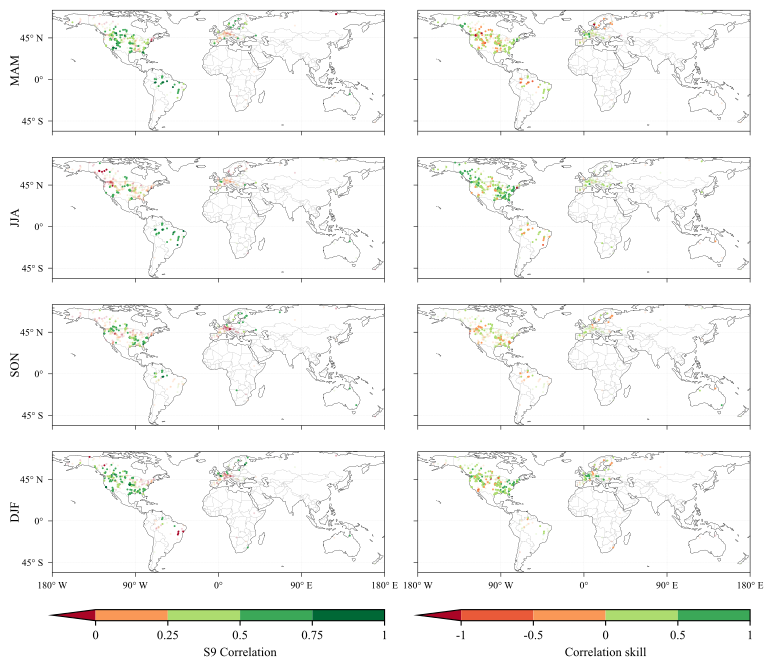

Python code for this plot:
#%% # Import libraries
import pandas as pd
import matplotlib.pyplot as plt
import cartopy.crs as ccrs
import cartopy.feature as cfeature
import numpy as np
import matplotlib.ticker as mticker
from matplotlib.colors import BoundaryNorm, ListedColormap

#%% # Automatically identify the project root directory

current_dir = Path(__file__).resolve().parent

PROJECT_ROOT = next(
    (
        parent for parent in [current_dir, *current_dir.parents]
        if all(
            (parent / folder).is_dir()
            for folder in ["raw_data", "model", "assessment", "visualization"]
        )
    ),
    None
)

if PROJECT_ROOT is None:
    raise FileNotFoundError("Project root directory not found.")

path_metadata = (
    PROJECT_ROOT / "visualization" / "fig01"
    / "stations_train_test_metadata_fig01.csv"
)
path_metrics = PROJECT_ROOT / "visualization" / "fig08" / "lt123_metrics"
path_fig = PROJECT_ROOT / "visualization" / "fig08"

init_months = ['2', '5', '8', '11']

#%%  # Station metadata: coordinates and watershed information

df_stations = pd.read_csv(path_metadata)

# Select test stations, since the assessment metrics are based on X_test
df_r2d2 = (
    df_stations.loc[
        df_stations["data_type"] == "test",
        ["station_id", "lat", "lon", "area", "station_name"]
    ]
    .rename(columns={
        "station_id": "station",
        "station_name": "name"
    })
    .copy()
)

# Check station uniqueness
if df_r2d2["station"].duplicated().any():
    raise ValueError("Duplicate station IDs found in the metadata.")

print(f"Stations loaded: {len(df_r2d2)}")
print(f"Missing latitude: {df_r2d2['lat'].isna().sum()}")
print(f"Missing longitude: {df_r2d2['lon'].isna().sum()}")


#%%

# ======================================================
# Seasons
# ======================================================

season_dict = {
    "2": "MAM",
    "5": "JJA",
    "8": "SON",
    "11": "DJF"
}

# ======================================================
# Final dictionaries
# ======================================================

dfs_metrics_dm = {}
dfs_metrics_ml = {}

# ======================================================
# Loop over seasons
# ======================================================

for init_month in init_months:

    season = season_dict[init_month]

    # ----------------------------
    # Load files
    # ----------------------------

    file_dm = (
        path_metrics / f"s9_im{init_month}_lt123_metrics.csv"
    )

    file_ml = (
        path_metrics / f"ml_im{init_month}_lt123_metrics.csv"
    )

    df_dm = pd.read_csv(file_dm)
    df_ml = pd.read_csv(file_ml)

    # ----------------------------
    # Add latitude and longitude
    # ----------------------------

    df_dm = pd.merge(
        df_dm,
        df_r2d2,
        on="station",
        how="left"
    )

    df_ml = pd.merge(
        df_ml,
        df_r2d2,
        on="station",
        how="left"
    )

    # ----------------------------
    # Store results in dictionaries
    # ----------------------------

    dfs_metrics_dm[season] = df_dm

    dfs_metrics_ml[season] = df_ml

#%% Calculate skill: DM vs ML (reference = ML)

dfs_skill_r = {}

for season in season_dict.values():

    df_dm = dfs_metrics_dm[season].copy()
    df_ml = dfs_metrics_ml[season].copy()

    # ======================================================
    # Merge by station
    # ======================================================

    df_merge = pd.merge(

        df_dm[
            ["station", "r", "pval"]
        ],

        df_ml[
            ["station", "r", "pval", "lat", "lon"]
        ],

        on="station",
        suffixes=("_dm", "_ml")
    )

    # ======================================================
    # Calculate skill
    # ======================================================

    num = df_merge["r_ml"] - 1

    den = df_merge["r_dm"] - 1

    skill = np.where(
        den != 0,
        1 - (num / den),
        np.nan
    )


    # ======================================================
    # Build the final DataFrame
    # ======================================================

    df_skill = pd.DataFrame({

        "station": df_merge["station"],

        "lat": df_merge["lat"],

        "lon": df_merge["lon"],

        "r_dm": df_merge["r_dm"],

        "r_ml": df_merge["r_ml"],

        "pval_dm": df_merge["pval_dm"],

        "pval_ml": df_merge["pval_ml"],

        "skill_r": skill
    })

    # Store results
    dfs_skill_r[season] = df_skill


#%% # Plot

plt.rcParams.update({
    "font.family": "Times New Roman",
    "font.size": 9
})

season_order = ["MAM", "JJA", "SON", "DJF"]

def fmt_lon(x):
    return f"{abs(int(x))}° W" if x < 0 else f"{int(x)}° E" if x > 0 else "0°"

def fmt_lat(y):
    return f"{abs(int(y))}° S" if y < 0 else f"{int(y)}° N" if y > 0 else "0°"


def style_map(ax, extent=[-180, 180, -56, 75]):
    ax.set_extent(extent, crs=ccrs.PlateCarree())

    ax.add_feature(cfeature.LAND, facecolor="white", edgecolor="black", linewidth=0.1, zorder=0)
    ax.add_feature(cfeature.COASTLINE, linewidth=0.1, zorder=1)
    ax.add_feature(cfeature.BORDERS, linewidth=0.05, zorder=1)

    gl = ax.gridlines(
    draw_labels=False,
    linewidth=0.1,
    linestyle="--",
    alpha=0.6
    )

    xticks = [-180, -90, 0, 90, 180]
    yticks = [-45, 0, 45]

    gl.xlocator = mticker.FixedLocator(xticks)
    gl.ylocator = mticker.FixedLocator(yticks)

    ax.set_xticks(xticks, crs=ccrs.PlateCarree())
    ax.set_yticks(yticks, crs=ccrs.PlateCarree())

    ax.set_xticklabels(
    [fmt_lon(x) for x in xticks]
    )

    ax.set_yticklabels(
        [fmt_lat(y) for y in yticks]
    )

    ax.tick_params(
        axis="both",
        direction="out",
        length=3,
        width=0.4,
        top=False,
        right=False,
        labeltop=False,
        labelright=False,
        labelsize=7
    )

    for spine in ax.spines.values():
        spine.set_linewidth(0.4)


fig = plt.figure(figsize=(9, 8))
gs = fig.add_gridspec(
    4, 2,
    width_ratios=[1, 1],
    wspace=0.10,
)

axes = np.empty((4, 2), dtype=object)

for i in range(4):
    axes[i, 0] = fig.add_subplot(gs[i, 0], projection=ccrs.PlateCarree())
    axes[i, 1] = fig.add_subplot(gs[i, 1], projection=ccrs.PlateCarree())

# Correlation

colors_corr = [
    "#FA9857",
    "#ADDC6F",
    "#3BA858",
    "#006836"
]

cmap_r = ListedColormap(colors_corr)

# Color for values < 0
cmap_r.set_under("#AA0526")

bounds_r = [0, 0.25, 0.5, 0.75, 1]

norm_r = BoundaryNorm(
    bounds_r,
    cmap_r.N
)

# Skill
colors_skill = [
    "#EA5A39",
    "#FA9857",
    "#ADDC6F",
    "#3BA858",
]

cmap_skill = ListedColormap(colors_skill)

# Color for values < 1
cmap_skill.set_under("#AA0526")
# cmap_skill.set_over("#006836")


bounds_skill = [-1, -0.5, 0, 0.5, 1]

norm_skill = BoundaryNorm(
    bounds_skill,
    cmap_skill.N
)


for i, season in enumerate(season_order):

    df_dm = dfs_metrics_dm[season]
    df_skill = dfs_skill_r[season]

    # Plot correlation and CDF
    ax = axes[i, 0]
    style_map(ax)

    if i != 3: # Remove bottom labels
        ax.set_xticklabels([])

    # ======================================================
    # Correlation significance
    # ======================================================

    sig_dm = df_dm["pval"] < 0.05

    # Not statistically significant
    ax.scatter(
        df_dm.loc[~sig_dm, "lon"],
        df_dm.loc[~sig_dm, "lat"],

        c=df_dm.loc[~sig_dm, "r"],

        cmap=cmap_r,
        norm=norm_r,

        s=2,

        alpha=0.18,

        marker="o",

        edgecolors="none",

        transform=ccrs.PlateCarree(),

        zorder=2
    )

    # Statistically significant
    sc1 = ax.scatter(
        df_dm.loc[sig_dm, "lon"],
        df_dm.loc[sig_dm, "lat"],

        c=df_dm.loc[sig_dm, "r"],

        cmap=cmap_r,
        norm=norm_r,

        s=2,

        alpha=1.0,

        marker="o",

        edgecolors="none",

        transform=ccrs.PlateCarree(),

        zorder=3
    )


    # Plot correlation skill
    ax = axes[i, 1]
    style_map(ax)
    ax.set_yticklabels([])

    if i != 3: # Remove bottom labels
        ax.set_xticklabels([])

    # ======================================================
    # Skill significance
    # Significant in BOTH:
    # DM and ML
    # ======================================================

    sig_both = (
        # (df_skill["pval_dm"] < 0.05)
        # &
        (df_skill["pval_ml"] < 0.05)
    )

    # Not statistically significant
    ax.scatter(
        df_skill.loc[~sig_both, "lon"],
        df_skill.loc[~sig_both, "lat"],

        c=df_skill.loc[~sig_both, "skill_r"],

        cmap=cmap_skill,
        norm=norm_skill,

        s=2,

        alpha=0.2,

        marker="o",

        edgecolors="none",

        transform=ccrs.PlateCarree(),

        zorder=2
    )

    # Statistically significant
    sc2 = ax.scatter(
        df_skill.loc[sig_both, "lon"],
        df_skill.loc[sig_both, "lat"],

        c=df_skill.loc[sig_both, "skill_r"],

        cmap=cmap_skill,
        norm=norm_skill,

        s=2,

        alpha=1.0,

        marker="o",

        edgecolors="none",

        transform=ccrs.PlateCarree(),

        zorder=3
    )


# ======================================================
# Season labels
# ======================================================

for i, season in enumerate(season_order):

    axes[i, 0].text(
        -0.11,   # Further to the left
        0.5,

        season,

        transform=axes[i, 0].transAxes,

        rotation=90,

        ha='center',
        va='center')

# ======================================================
# Horizontal color bars
# ======================================================
# Correlation
cbar1 = fig.colorbar(
    sc1,
    ax=axes[:, 0],
    orientation='horizontal',
    fraction=0.025,
    aspect=30,
    pad=0.06,

    boundaries=bounds_r,

    ticks=[0, 0.25, 0.5, 0.75, 1],

    extend='min',
    extendfrac=0.15
)


cbar1.set_label("S9 Correlation")


cbar1.set_ticklabels([
    "0",
    "0.25",
    "0.5",
    "0.75",
    "1"
])

# Skill
cbar2 = fig.colorbar(
    sc2,
    ax=axes[:, 1],
    orientation='horizontal',
    fraction=0.025,
    aspect=30,
    pad=0.06,

    ticks=[-1, -0.5, 0, 0.5, 1],

    extend='min',
    extendfrac=0.15
)

cbar2.set_label("Correlation skill")

cbar2.set_ticklabels([
    "-1",
    "-0.5",
    "0",
    "0.5",
    "1"
])


plt.tight_layout(rect=[0, 0.05, 1, 1])

plt.savefig(
    path_fig / "fig08.pdf",
    dpi=900,
    bbox_inches="tight"
)

plt.show()

#%%
